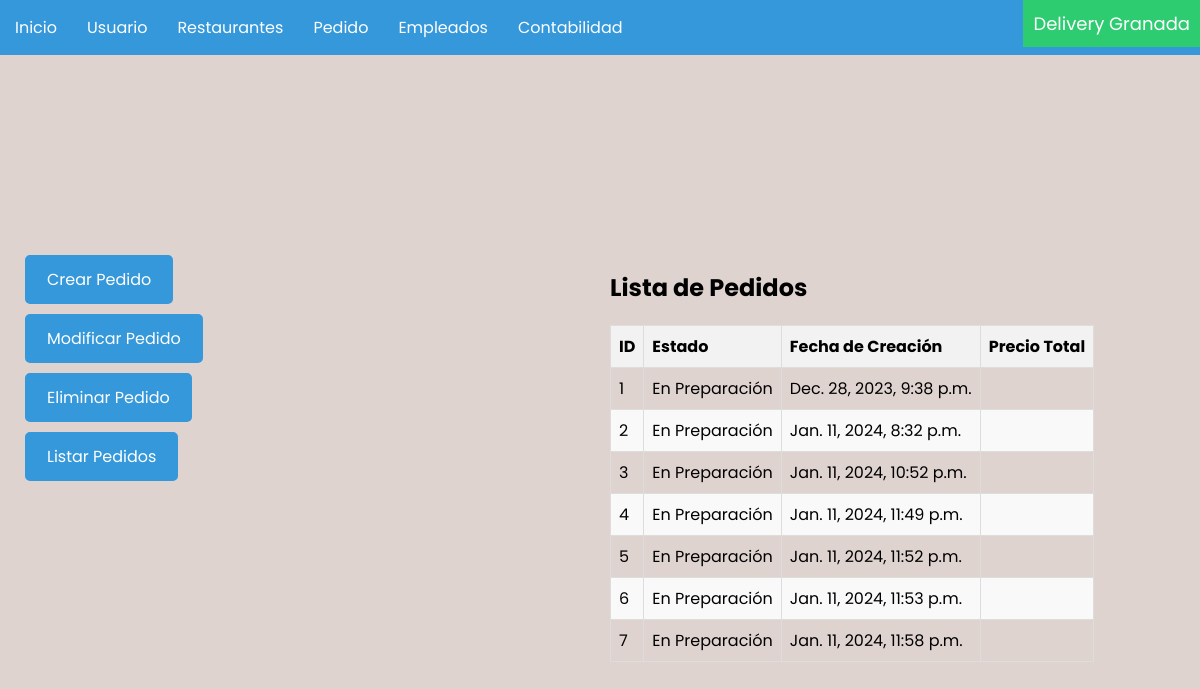
Page /pedidos/ on the earlier database version.
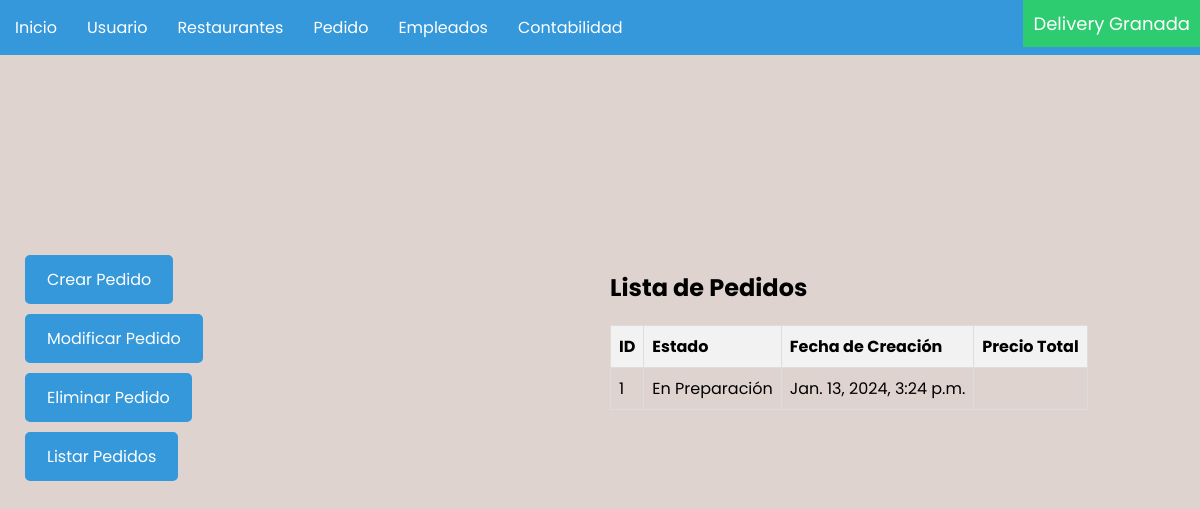
Same page on the later database version.
### delivery/models.py (models this page shows, shortened)
class Pedido(models.Model):
    ESTADO_CHOICES = (
        ('En Preparación', 'En preparación'),
        ('envio', 'En envío'),
        ('entregado', 'Entregado'),
    )
    estado = models.CharField(max_length=40, choices=ESTADO_CHOICES, default='En Preparación')
    fecha_creacion = models.DateTimeField(default=timezone.now)
    precio_total = models.DecimalField(max_digits=10, decimal_places=2, default=0.0)
    restaurante = models.ForeignKey(Restaurante, on_delete=models.CASCADE, default=1)
    productos = models.ManyToManyField('Producto', through='DetallePedido', limit_choices_to={'menu__restaurante': Restaurante})
    repartidor = models.ForeignKey(Employee, on_delete=models.SET_NULL, null=True, blank=True)
    usuario = models.ForeignKey(Usuario, on_delete=models.SET_NULL, null=True, blank=True)

### delivery/views.py (the view)
# urls.py: path('pedidos/', views.pedidos, name='pedidos'),
def pedidos(request):
    pedidos = Pedido.objects.all()
    return render(request, 'pedidos/pedidos.html',{'pedidos': pedidos})

### delivery/templates/pedidos/pedidos.html (shortened to what this page needs)
{% load static %}
<!DOCTYPE html>
<html lang="es">
<head>
    <link rel="stylesheet" type="text/css" href="{% static 'css/body.css' %}">
    <link rel="stylesheet" type="text/css" href="{% static 'css/navbar.css' %}">
    <link rel="stylesheet" type="text/css" href="{% static 'css/barra_izquierda.css' %}">
    <link rel="stylesheet" type="text/css" href="{% static 'css/listar_tabla.css' %}">
</head>
<body>
    <nav class="nav">
        <ul class="list">
            <li class="list_item list_item--click">
                <div class="list_button">
                    <a href="{% url 'home' %}" class="nav_link">Inicio</a>
                </div>
            </li>
            <li class="list_item list_item--click">
                <div class="list_button">
                    <a href="{% url 'usuarios' %}" class="nav_link">Usuario</a>
                </div>
            </li>
            <li class="list_item list_item--click">
                <div class="list_button">
                    <a href="{% url 'restaurantes' %}" class="nav_link">Restaurantes</a>
                </div>
            </li>
            <li class="list_item list_item--click">
                <div class="list_button">
                    <a href="{% url 'pedidos' %}" class="nav_link">Pedido</a>
            </div>
            <li class="list_item list_item--click">
                <div class="list_button">
                    <a href="{% url 'empleados' %}" class="nav_link">Empleados</a>
            </div>
            <li class="list_item list_item--click">
                <div class="list_button">
                    <a href="{% url 'contabilidad' %}" class="nav_link">Contabilidad</a>
            </div>
            <li class="list_item list_item--app-name">
                <div class="list_button list_button--app-name">
                    <p class="app_name">Delivery Granada</p>
                </div>
            </li>
        </ul>
    </nav>
    <div class="content">
        <div class="input">
            <a href="{% url 'crear_pedidos' %}" class="additional-button">Crear Pedido</a>
            <a href="{% url 'modificar_pedidos' %}" class="additional-button">Modificar Pedido</a>
            <a href="{% url 'eliminar_pedidos' %}" class="additional-button">Eliminar Pedido</a>
            <a href="{% url 'pedidos' %}" class="additional-button">Listar Pedidos</a>
        </div>
        <div>
            <h2>Lista de Pedidos</h2>
            <table class="table">
                <thead>
                    <th>ID</th>
                    <th>Estado</th>
                    <th>Fecha de Creación</th>
                    <th>Precio Total</th>
                </thead>
                <tbody>
                    {% for pedido in pedidos %}
                    <tr>
                        <td>{{ pedido.id }}</td>
                        <td>{{ pedido.estado }}</td>
                        <td>{{ pedido.fecha_creacion }}</td>
                        <td>{{ restaurante.precio_total }}</td>
                    </tr>
                    {% endfor %}
                </tbody>
            </table>
        </div>
</body>
</html>

Differences in the rows shown:
removed Pedido: id "2", estado "En Preparación", fecha_creacion "Jan. 11, 2024, 8:32 p.m."
removed Pedido: id "3", estado "En Preparación", fecha_creacion "Jan. 11, 2024, 10:52 p.m."
removed Pedido: id "4", estado "En Preparación", fecha_creacion "Jan. 11, 2024, 11:49 p.m."
removed Pedido: id "5", estado "En Preparación", fecha_creacion "Jan. 11, 2024, 11:52 p.m."
removed Pedido: id "6", estado "En Preparación", fecha_creacion "Jan. 11, 2024, 11:53 p.m."
removed Pedido: id "7", estado "En Preparación", fecha_creacion "Jan. 11, 2024, 11:58 p.m."
changed Pedido "En Preparación": fecha_creacion "Dec. 28, 2023, 9:38 p.m." → "Jan. 13, 2024, 3:24 p.m."
